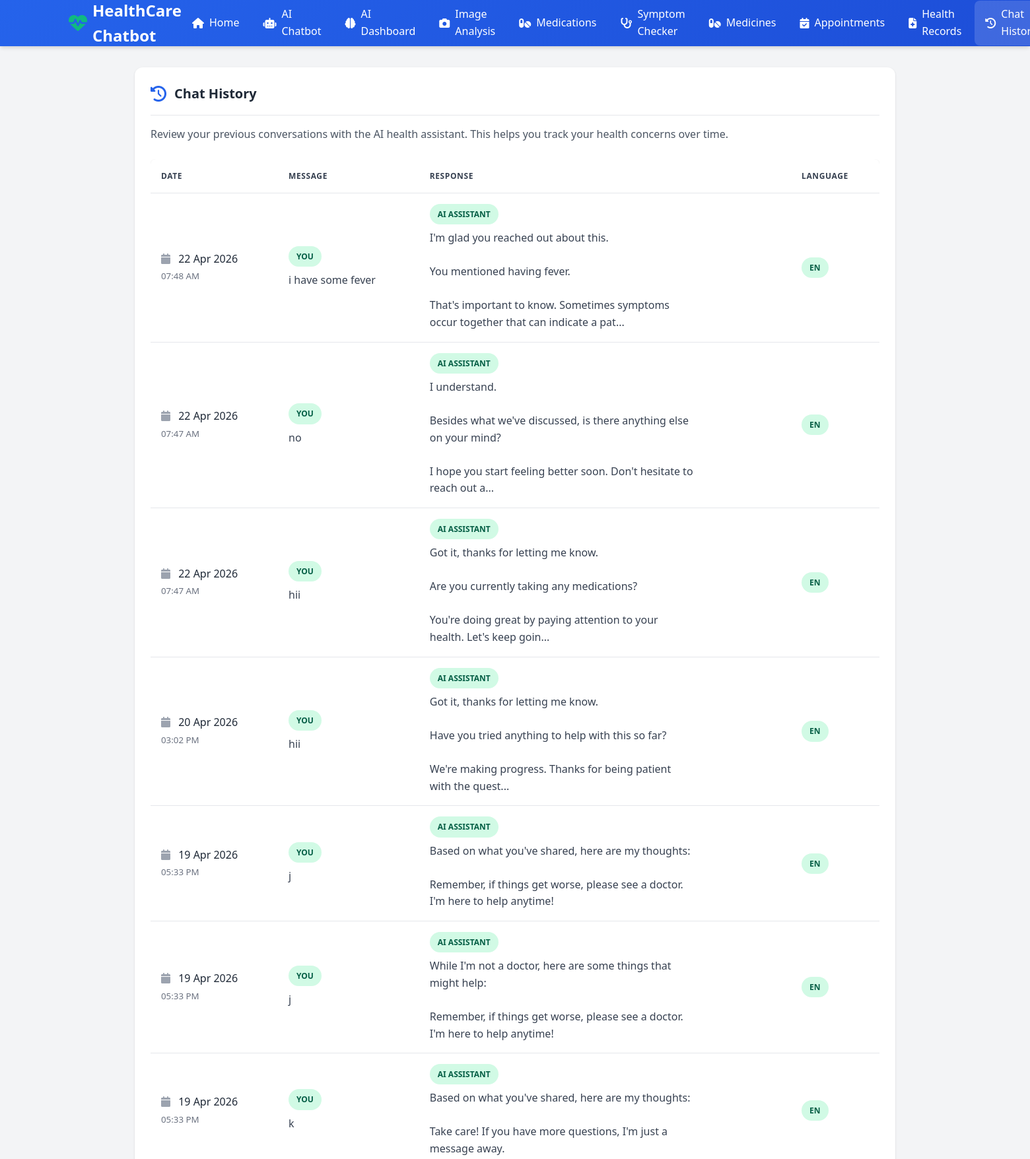
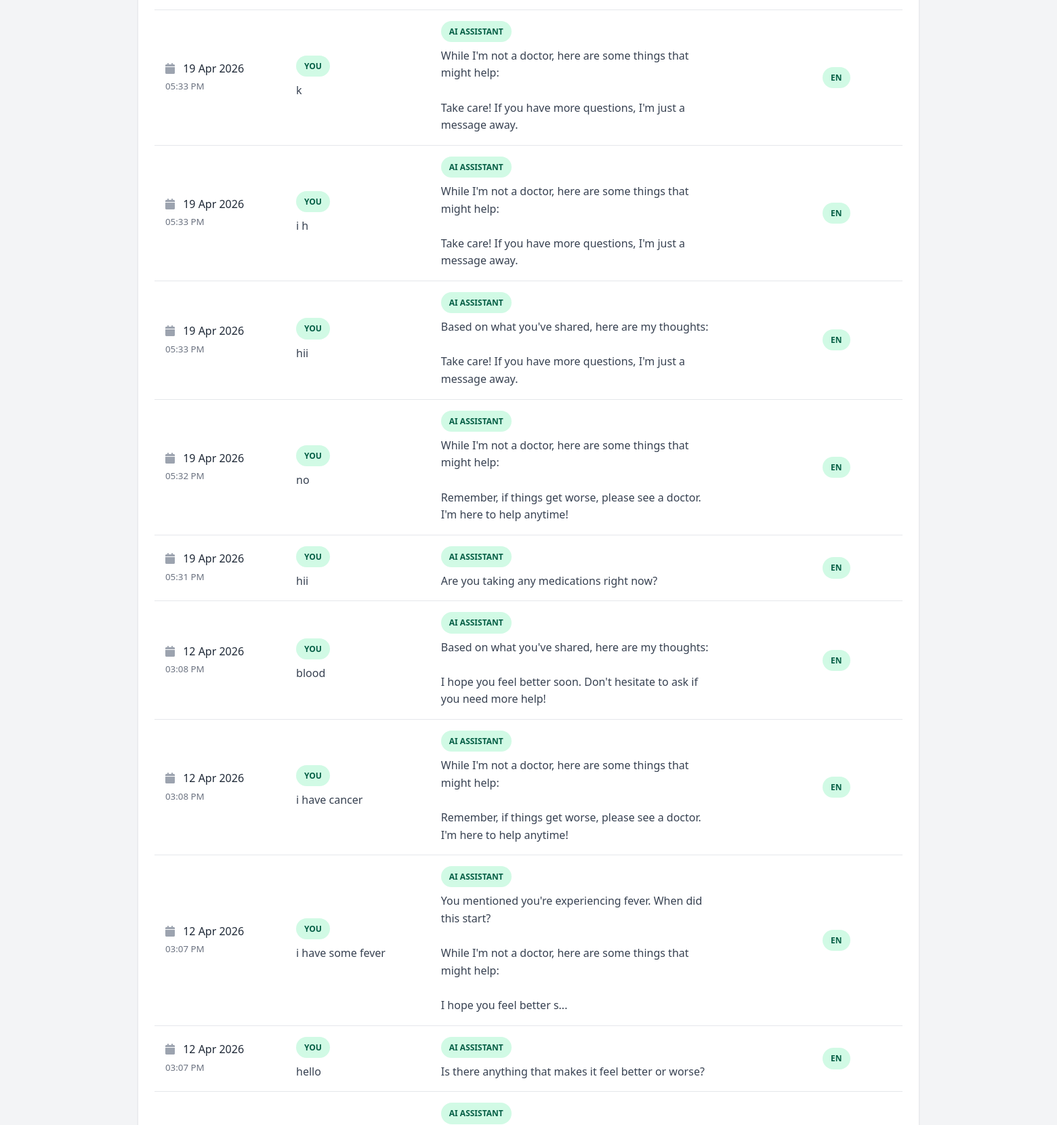
The page /history (signed in, upper part) on the database its author committed (2 pictures, top to bottom).
### app.py (models this page shows)
class ChatHistory(db.Model):
    id = db.Column(db.Integer, primary_key=True)
    user_id = db.Column(db.Integer, db.ForeignKey('user.id'), nullable=False)
    message = db.Column(db.Text, nullable=False)
    response = db.Column(db.Text, nullable=False)
    language = db.Column(db.String(5), default='en')
    timestamp = db.Column(db.DateTime, default=datetime.utcnow)

### app.py (the view)
@app.route('/history')
@login_required
def chat_history():
    lang = session.get('lang', 'en')
    history = ChatHistory.query.filter_by(user_id=current_user.id).order_by(ChatHistory.timestamp.desc()).all()
    return render_template('history.html', lang=lang, t=lambda k: get_translation(k, lang), history=history)

### ai_engine/conversation_manager.py (called while the page is built)
    def cleanup_old_sessions(self, max_age_hours: int = 24):
        cutoff = datetime.now() - timedelta(hours=max_age_hours)
        to_remove = []
        for session_id, session in self.sessions.items():
            if session['last_active'] < cutoff:
                to_remove.append(session_id)
        for session_id in to_remove:
            del self.sessions[session_id]
        return len(to_remove)

### app.py (called while the page is built)
@login_manager.user_loader
def load_user(user_id):
    return User.query.get(int(user_id))

def get_translation(key, lang='en'):
    return translations.get(lang, translations['en']).get(key, key)

@app.before_request
def cleanup_sessions():
    conversation_manager.cleanup_old_sessions(max_age_hours=24)

### templates/history.html (shortened to what this page needs)
{% extends "base.html" %}
{% block content %}
<div class="container">
    <div class="card">
        <div class="card-header">
            <i class="fas fa-history"></i>
            <h2 class="card-title">{{ t('chat_history') }}</h2>
        </div>
        <p style="color: var(--gray-600); margin-bottom: 1.5rem;">
            Review your previous conversations with the AI health assistant. This helps you track your health concerns over time.
        </p>
        {% if history %}
        <div class="table-container">
            <table class="table">
                <thead>
                    <tr>
                        <th>{{ t('date') }}</th>
                        <th>{{ t('message') }}</th>
                        <th>{{ t('response') }}</th>
                        <th>Language</th>
                    </tr>
                </thead>
                <tbody>
                    {% for chat in history %}
                    <tr>
                        <td style="white-space: nowrap;">
                            <i class="fas fa-calendar" style="color: var(--gray-400); margin-right: 0.5rem;"></i>
                            {{ chat.timestamp.strftime('%d %b %Y') }}
                            <br>
                            <small style="color: var(--gray-500);">{{ chat.timestamp.strftime('%I:%M %p') }}</small>
                        </td>
                        <td>
                            <div style="max-width: 250px;">
                                <span class="badge badge-low" style="margin-bottom: 0.5rem;">You</span>
                                <p style="margin: 0; color: var(--gray-700);">{{ chat.message[:100] }}{% if chat.message|length > 100 %}...{% endif %}</p>
                            </div>
                        </td>
                        <td>
                            <div style="max-width: 400px;">
                                <span class="badge badge-confirmed" style="margin-bottom: 0.5rem;">AI Assistant</span>
                                <p style="margin: 0; color: var(--gray-700); white-space: pre-line;">{{ chat.response[:150] }}{% if chat.response|length > 150 %}...{% endif %}</p>
                            </div>
                        </td>
                        <td>
                            <span class="badge badge-{{ 'confirmed' if chat.language == 'en' else 'pending' }}">
                                {{ chat.language.upper() }}
                            </span>
                        </td>
                    </tr>
                    {% endfor %}
                </tbody>
            </table>
        </div>
        {% endif %}
    </div>
</div>
{% endblock %}

### static/css/style.css (style rules this page uses)
:root { --primary-color: #2563eb; --primary-dark: #1d4ed8; --secondary-color: #10b981; --danger-color: #ef4444; --warning-color: #f59e0b; --info-color: #3b82f6; --dark-color: #1f2937; --light-color: #f3f4f6; --white: #ffffff; --gray-100: #f3f4f6; --gray-200: #e5e7eb; --gray-300: #d1d5db; --gray-400: #9ca3af; --gray-500: #6b7280; --gray-600: #4b5563; --gray-700: #374151; --gray-800: #1f2937; --gray-900: #111827; --shadow-sm: 0 1px 2px 0 rgba(0, 0, 0, 0.05); --shadow: 0 1px 3px 0 rgba(0, 0, 0, 0.1), 0 1px 2px 0 rgba(0, 0, 0, 0.06); --shadow-md: 0 4px 6px -1px rgba(0, 0, 0, 0.1), 0 2px 4px -1px rgba(0, 0, 0, 0.06); --shadow-lg: 0 10px 15px -3px rgba(0, 0, 0, 0.1), 0 4px 6px -2px rgba(0, 0, 0, 0.05); --shadow-xl: 0 20px 25px -5px rgba(0, 0, 0, 0.1), 0 10px 10px -5px rgba(0, 0, 0, 0.04); --border-radius: 0.5rem; --border-radius-lg: 0.75rem; --border-radius-xl: 1rem; --transition: all 0.3s ease; }
* { margin: 0; padding: 0; box-sizing: border-box; }
html { scroll-behavior: smooth; }
body { font-family: 'Segoe UI', Tahoma, Geneva, Verdana, sans-serif; line-height: 1.6; color: var(--gray-800); background-color: var(--gray-100); min-height: 100vh; display: flex; flex-direction: column; }
.container { max-width: 1200px; margin: 0 auto; padding: 0 1.5rem; }
.card { background-color: var(--white); border-radius: var(--border-radius-lg); box-shadow: var(--shadow); padding: 1.5rem; margin-bottom: 1.5rem; transition: var(--transition); }
.card-header { display: flex; align-items: center; gap: 0.75rem; margin-bottom: 1rem; padding-bottom: 1rem; border-bottom: 1px solid var(--gray-200); }
.card-header i { font-size: 1.5rem; color: var(--primary-color); }
.card-title { font-size: 1.25rem; font-weight: 700; color: var(--gray-800); }
.table-container { overflow-x: auto; }
.table { width: 100%; border-collapse: collapse; background-color: var(--white); border-radius: var(--border-radius); overflow: hidden; box-shadow: var(--shadow); }
.table th, .table td { padding: 1rem; text-align: left; border-bottom: 1px solid var(--gray-200); }
.table th { background-color: var(--gray-50); font-weight: 600; color: var(--gray-700); text-transform: uppercase; font-size: 0.75rem; letter-spacing: 0.05em; }
.badge { display: inline-flex; align-items: center; gap: 0.25rem; padding: 0.375rem 0.75rem; border-radius: 9999px; font-size: 0.75rem; font-weight: 600; text-transform: uppercase; }
.badge-low { background-color: #d1fae5; color: #065f46; }
.badge-confirmed { background-color: #d1fae5; color: #065f46; }

### rows shown on the page
ChatHistory: timestamp "22 Apr 2026", timestamp "07:48 AM", message "i have some fever", response "I'm glad you reached out about this. You mentioned having fever. That's important to know. Sometimes symptoms occur together that can indicate a pat", language "EN"
ChatHistory: timestamp "22 Apr 2026", timestamp "07:47 AM", message "no", response "I understand. Besides what we've discussed, is there anything else on your mind? I hope you start feeling better soon. Don't hesitate to reach out a", language "EN"
ChatHistory: timestamp "22 Apr 2026", timestamp "07:47 AM", message "hii", response "Got it, thanks for letting me know. Are you currently taking any medications? You're doing great by paying attention to your health. Let's keep goin", language "EN"
ChatHistory: timestamp "20 Apr 2026", timestamp "03:02 PM", message "hii", response "Got it, thanks for letting me know. Have you tried anything to help with this so far? We're making progress. Thanks for being patient with the quest", language "EN"
ChatHistory: timestamp "19 Apr 2026", timestamp "05:33 PM", message "j", response "Based on what you've shared, here are my thoughts: Remember, if things get worse, please see a doctor. I'm here to help anytime!", language "EN"
ChatHistory: timestamp "19 Apr 2026", timestamp "05:33 PM", message "j", response "While I'm not a doctor, here are some things that might help: Remember, if things get worse, please see a doctor. I'm here to help anytime!", language "EN"
ChatHistory: timestamp "19 Apr 2026", timestamp "05:33 PM", message "k", response "Based on what you've shared, here are my thoughts: Take care! If you have more questions, I'm just a message away.", language "EN"
ChatHistory: timestamp "19 Apr 2026", timestamp "05:33 PM", message "k", response "While I'm not a doctor, here are some things that might help: Take care! If you have more questions, I'm just a message away.", language "EN"
ChatHistory: timestamp "19 Apr 2026", timestamp "05:33 PM", message "i h", response "While I'm not a doctor, here are some things that might help: Take care! If you have more questions, I'm just a message away.", language "EN"
ChatHistory: timestamp "19 Apr 2026", timestamp "05:33 PM", message "hii", response "Based on what you've shared, here are my thoughts: Take care! If you have more questions, I'm just a message away.", language "EN"
ChatHistory: timestamp "19 Apr 2026", timestamp "05:32 PM", message "no", response "While I'm not a doctor, here are some things that might help: Remember, if things get worse, please see a doctor. I'm here to help anytime!", language "EN"
ChatHistory: timestamp "19 Apr 2026", timestamp "05:31 PM", message "hii", response "Are you taking any medications right now?", language "EN"
ChatHistory: timestamp "12 Apr 2026", timestamp "03:08 PM", message "blood", response "Based on what you've shared, here are my thoughts: I hope you feel better soon. Don't hesitate to ask if you need more help!", language "EN"
ChatHistory: timestamp "12 Apr 2026", timestamp "03:08 PM", message "i have cancer", response "While I'm not a doctor, here are some things that might help: Remember, if things get worse, please see a doctor. I'm here to help anytime!", language "EN"
ChatHistory: timestamp "12 Apr 2026", timestamp "03:07 PM", message "i have some fever", response "You mentioned you're experiencing fever. When did this start? While I'm not a doctor, here are some things that might help: I hope you feel better s", language "EN"
ChatHistory: timestamp "12 Apr 2026", timestamp "03:07 PM", message "hello", response "Is there anything that makes it feel better or worse?", language "EN"

### other values the page prints
{{ t('home') }} "Home"
{{ t('chatbot') }} "AI Chatbot"
{{ t('symptoms') }} "Symptom Checker"
{{ t('medicines') }} "Medicines"
{{ t('appointments') }} "Appointments"
{{ t('records') }} "Health Records"
{{ t('history') }} "Chat…"
{{ t('chat_history') }} "Chat History"
{{ t('date') }} "DATE"
{{ t('message') }} "MESSAGE"
{{ t('response') }} "RESPONSE"
